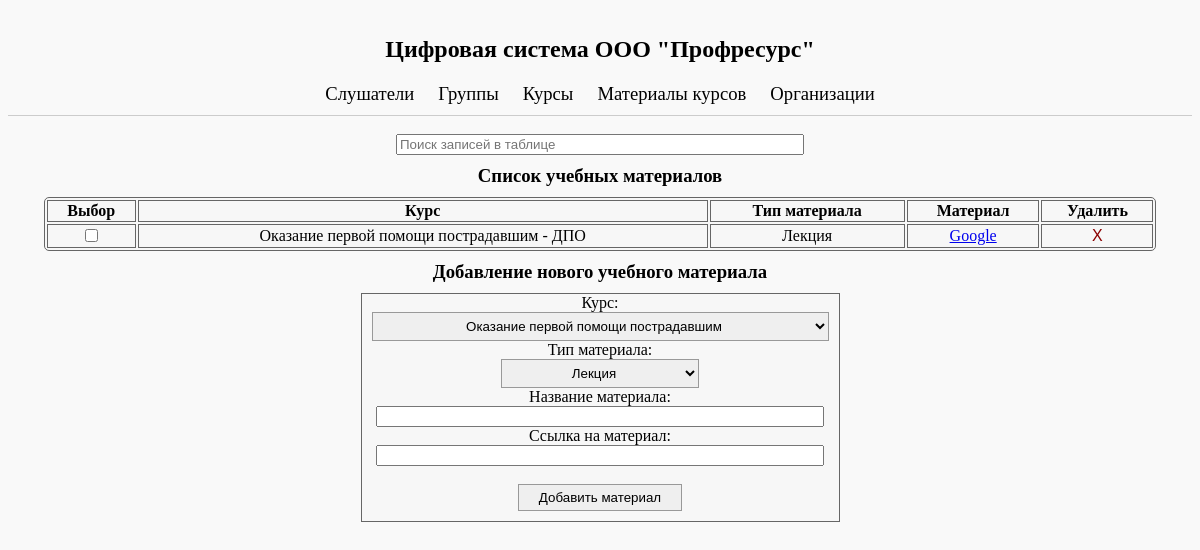
/materials/, run on the app's committed database.
### main/models.py (models this page shows)
class Материалы_курсов(models.Model):
    Курс = models.ForeignKey(Курсы, on_delete=models.CASCADE)
    Тип = models.ForeignKey(Типы_материалов, on_delete=models.CASCADE)
    Название = models.CharField(max_length=255, null=False, default="")
    Ссылка_на_материал = models.CharField(max_length=255, null=False, default="about:blank")

class Курсы(models.Model):
    Тип = models.ForeignKey(Типы_курсов, on_delete=models.CASCADE)
    Название = models.CharField(max_length=255)
    Объём_часов = models.IntegerField(blank=True, null=False, default=0)

class Типы_курсов(models.Model):
    Название = models.CharField(max_length=10, unique=True)

class Типы_материалов(models.Model):
    Название = models.CharField(max_length=100, unique=True)

### main/views.py (the view, shortened to what this page needs)
# urls.py: path('materials/', views.материалы_view, name='material_list'),
def материалы_view(request):
    return render(request, 'main/MaterialList.html', {
        'материалы': Материалы_курсов.objects.all(),
        'курсы': Курсы.objects.all(),
        'типы': Типы_материалов.objects.all(),
    })

### main/templates/main/MaterialList.html (shortened to what this page needs)
{% extends 'main/MainMenu.html' %}
{% block content %}
    <h3>Список учебных материалов</h3>
    <div>
        <table class="table" id="material-table">
            <thead>
                <tr>
                    <th>Выбор</th>
                    <th>Курс</th>
                    <th>Тип материала</th>
                    <th>Материал</th>
                    <th>Удалить</th>
                </tr>
            </thead>
            <tbody>
                {% for материал in материалы %}
                    <tr>
                        <td><input type="checkbox"></td>
                        <td>{{ материал.Курс.Название }} - {{ материал.Курс.Тип.Название }}</td>
                        <td>{{ материал.Тип.Название }}</td>
                        <td>{% with ссылка=материал.Ссылка_на_материал %}
                            <a href="{% if '://' in ссылка %}{{ ссылка }}{% else %}http://{{ ссылка }}{% endif %}"
                             title="{{ ссылка }}" onclick="return confirm('Вы переходите по ссылке:\n{{ ссылка }}\n\nПродолжить?');"
                            target="_blank">{{ материал.Название }}</a>{% endwith %}
                        </td>
                        <td>
                            <form method="post" action="{% url 'delete_material' материал.id %}">
                                <button type="submit" class="delete-button" onclick="return confirm('Удалить эту запись?');">X</button>
                            </form>
                        </td>
                    </tr>
                 {% endfor %}
            </tbody>
        </table>
        <h3>Добавление нового учебного материала</h3>
        <form class="account-form" method="post" enctype="multipart/form-data" action="{% url 'material_list' %}">
            <label>Курс:</label><br>
            <select name="Курс">
                {% for курс in курсы %}
                    <option value="{{ курс.id }}">{{ курс.Название }}</option>
                {% endfor %}
            </select><br>
            <label>Тип материала:</label><br>
            <select name="Тип">
                {% for тип in типы %}
                    <option value="{{ тип.id }}">{{ тип.Название }}</option>
                {% endfor %}
            </select><br>
            <label>Название материала:</label><br>
            <input type="text" name="Название" style="width: 440px;" required><br>
            <label>Ссылка на материал:</label><br>
            <input type="text" name="Ссылка" style="width: 440px;" required><br><br>
            <button type="submit" name="submit_material">Добавить материал</button>
        </form>
    </div>
{% endblock %}

### main/static/main/style.css (style rules this page uses)
body { font-family: "Calibri Light"; text-align: center; align-content: center; background-color: #f9f9f9; }
table { margin-left: 3%; width: 94%; border-radius: 5px; background-color: #f7f7f7; border: 1px solid #666666; }
th, td { border: 1px solid #666666; }
.account-form { background-color: #f7f7f7; display: inline-block; border: 1px solid #666666; padding-left: 10px; padding-bottom: 10px; padding-right: 10px; }
button, select { text-align: center; border: solid 1px; border-color: #999999; padding-left: 20px; padding-top: 5px; padding-bottom: 5px; padding-right: 20px; margin: 0; }
button, select:hover { cursor: pointer; }
.delete-button { background: none; border: none; color: darkred; cursor: pointer; font-size: 12pt; padding: 0; }
input[type="text"] { margin: 0; width: 250px; }
h2, h3, p { margin: 10px; }
label { margin: 0; }

### data on the page
Материалы_курсов: Курс.Название "Оказание первой помощи пострадавшим", Курс.Название "ДПО", Тип.Название "Лекция", Название "Google"

### other printed values
form field value "Оказание первой помощи пострадавшим"
form field value "Лекция"
